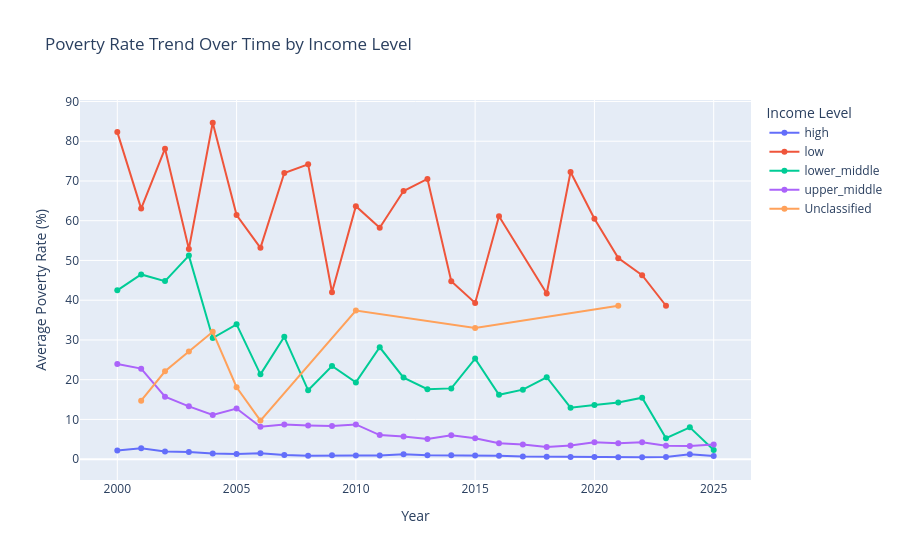

Source (notebook cell):
### Code cell
import plotly.express as px

poverty = merged[merged['indicator'] == 'poverty_rate_pct']

trend = poverty.groupby(['year', 'income_level'], as_index=False)['value'].mean()

fig = px.line(
    trend,
    x='year',
    y='value',
    color='income_level',
    labels={'value': 'Average Poverty Rate (%)', 'year': 'Year', 'income_level': 'Income Level'},
    title='Poverty Rate Trend Over Time by Income Level',
    markers=True
)

fig.show()

### Figure 1 — Plotly figure (JSON) as saved in the notebook; plotly's stock layout.template omitted (floating-point values rounded to 4 significant figures)
{"data": [{"hovertemplate": "Income Level=high<br>Year=%{x}<br>Average Poverty Rate (%)=%{y}<extra></extra>", "legendgroup": "high", "line": {"color": "#636efa", "dash": "solid"}, "marker": {"symbol": "circle"}, "mode": "lines+markers", "name": "high", "orientation": "v", "showlegend": true, "type": "scatter", "x": [2000, 2001, 2002, 2003, 2004, 2005, 2006, 2007, 2008, 2009, 2010, 2011, 2012, 2013, 2014, 2015, 2016, 2017, 2018, 2019, 2020, 2021, 2022, 2023, 2024, 2025], "xaxis": "x", "y": [2.207, 2.715, 1.938, 1.806, 1.416, 1.297, 1.492, 1.057, 0.8561, 0.96, 0.922, 0.935, 1.217, 0.9833, 0.9585, 0.95, 0.869, 0.6881, 0.6238, 0.5667, 0.5487, 0.4811, 0.4853, 0.56, 1.22, 0.8], "yaxis": "y"}, {"hovertemplate": "Income Level=low<br>Year=%{x}<br>Average Poverty Rate (%)=%{y}<extra></extra>", "legendgroup": "low", "line": {"color": "#EF553B", "dash": "solid"}, "marker": {"symbol": "circle"}, "mode": "lines+markers", "name": "low", "orientation": "v", "showlegend": true, "type": "scatter", "x": [2000, 2001, 2002, 2003, 2004, 2005, 2006, 2007, 2008, 2009, 2010, 2011, 2012, 2013, 2014, 2015, 2016, 2018, 2019, 2020, 2021, 2022, 2023], "xaxis": "x", "y": [82.3, 63.05, 78.13, 52.88, 84.65, 61.42, 53.17, 72.0, 74.2, 42.0, 63.66, 58.23, 67.47, 70.5, 44.75, 39.3, 61.14, 41.67, 72.27, 60.5, 50.59, 46.3, 38.6], "yaxis": "y"}, {"hovertemplate": "Income Level=lower_middle<br>Year=%{x}<br>Average Poverty Rate (%)=%{y}<extra></extra>", "legendgroup": "lower_middle", "line": {"color": "#00cc96", "dash": "solid"}, "marker": {"symbol": "circle"}, "mode": "lines+markers", "name": "lower_middle", "orientation": "v", "showlegend": true, "type": "scatter", "x": [2000, 2001, 2002, 2003, 2004, 2005, 2006, 2007, 2008, 2009, 2010, 2011, 2012, 2013, 2014, 2015, 2016, 2017, 2018, 2019, 2020, 2021, 2022, 2023, 2024, 2025], "xaxis": "x", "y": [42.48, 46.48, 44.8, 51.22, 30.47, 33.93, 21.34, 30.78, 17.32, 23.46, 19.32, 28.16, 20.53, 17.61, 17.81, 25.31, 16.19, 17.49, 20.61, 12.94, 13.64, 14.28, 15.47, 5.275, 8.0, 2.3], "yaxis": "y"}, {"hovertemplate": "Income Level=upper_middle<br>Year=%{x}<br>Average Poverty Rate (%)=%{y}<extra></extra>", "legendgroup": "upper_middle", "line": {"color": "#ab63fa", "dash": "solid"}, "marker": {"symbol": "circle"}, "mode": "lines+markers", "name": "upper_middle", "orientation": "v", "showlegend": true, "type": "scatter", "x": [2000, 2001, 2002, 2003, 2004, 2005, 2006, 2007, 2008, 2009, 2010, 2011, 2012, 2013, 2014, 2015, 2016, 2017, 2018, 2019, 2020, 2021, 2022, 2023, 2024, 2025], "xaxis": "x", "y": [23.96, 22.78, 15.7, 13.29, 11.13, 12.74, 8.164, 8.7, 8.481, 8.375, 8.738, 6.068, 5.7, 5.072, 6.026, 5.274, 3.988, 3.68, 3.034, 3.441, 4.265, 4.021, 4.261, 3.389, 3.317, 3.7], "yaxis": "y"}, {"hovertemplate": "Income Level=Unclassified<br>Year=%{x}<br>Average Poverty Rate (%)=%{y}<extra></extra>", "legendgroup": "Unclassified", "line": {"color": "#FFA15A", "dash": "solid"}, "marker": {"symbol": "circle"}, "mode": "lines+markers", "name": "Unclassified", "orientation": "v", "showlegend": true, "type": "scatter", "x": [2001, 2002, 2003, 2004, 2005, 2006, 2010, 2015, 2021], "xaxis": "x", "y": [14.7, 22.1, 27.1, 32.05, 18.1, 9.7, 37.4, 33.0, 38.6], "yaxis": "y"}], "layout": {"legend": {"title": {"text": "Income Level"}, "tracegroupgap": 0}, "title": {"text": "Poverty Rate Trend Over Time by Income Level"}, "xaxis": {"anchor": "y", "domain": [0, 1], "title": {"text": "Year"}}, "yaxis": {"anchor": "x", "domain": [0, 1], "title": {"text": "Average Poverty Rate (%)"}}}}
